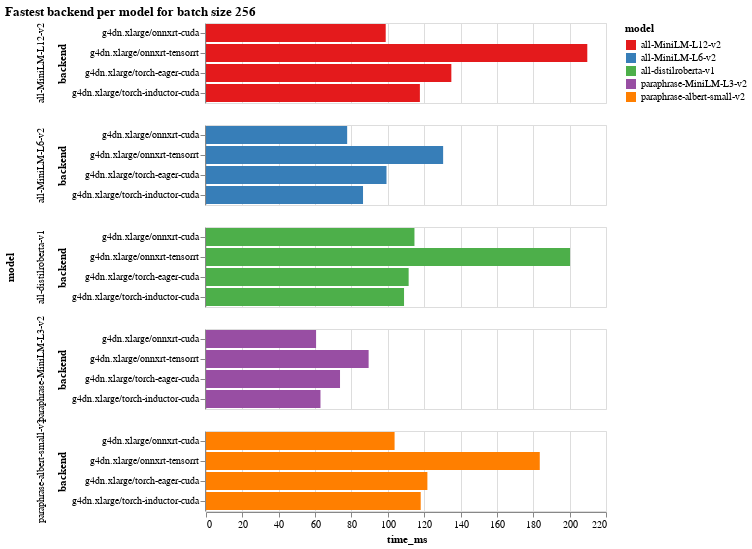

Notebook code cell kept with this figure:
### Code cell
df_256 = df[df['batch_size'] == 256]
df_256_cpu = df_256[df_256['backend'].str.contains('cpu') == False]
alt.Chart(df_256_cpu).mark_bar().encode(
    y='backend',
    x='time_ms',
    color='model',
    row='model',
).properties(title='Fastest backend per model for batch size 256'
).configure_range(
    category={'scheme': 'set1'}
)

### Figure 1 — Vega-Lite specification as saved in the notebook (floating-point values rounded to 4 significant figures)
{"$schema": "https://vega.github.io/schema/vega-lite/v4.17.0.json", "config": {"range": {"category": {"scheme": "set1"}}, "view": {"continuousHeight": 300, "continuousWidth": 400}}, "data": {"name": "data-9766763ced4986cc17ad1118f8dfa6b3"}, "datasets": {"data-9766763ced4986cc17ad1118f8dfa6b3": [{"backend": "g4dn.xlarge/onnxrt-cuda", "batch_size": 256, "dollar_cost_per_million_requests": 14.44, "model": "all-MiniLM-L12-v2", "time_ms": 98.84}, {"backend": "g4dn.xlarge/onnxrt-tensorrt", "batch_size": 256, "dollar_cost_per_million_requests": 30.64, "model": "all-MiniLM-L12-v2", "time_ms": 209.7}, {"backend": "g4dn.xlarge/torch-eager-cuda", "batch_size": 256, "dollar_cost_per_million_requests": 19.72, "model": "all-MiniLM-L12-v2", "time_ms": 134.9}, {"backend": "g4dn.xlarge/torch-inductor-cuda", "batch_size": 256, "dollar_cost_per_million_requests": 17.19, "model": "all-MiniLM-L12-v2", "time_ms": 117.6}, {"backend": "g4dn.xlarge/onnxrt-cuda", "batch_size": 256, "dollar_cost_per_million_requests": 11.34, "model": "all-MiniLM-L6-v2", "time_ms": 77.64}, {"backend": "g4dn.xlarge/onnxrt-tensorrt", "batch_size": 256, "dollar_cost_per_million_requests": 19.06, "model": "all-MiniLM-L6-v2", "time_ms": 130.4}, {"backend": "g4dn.xlarge/torch-eager-cuda", "batch_size": 256, "dollar_cost_per_million_requests": 14.5, "model": "all-MiniLM-L6-v2", "time_ms": 99.27}, {"backend": "g4dn.xlarge/torch-inductor-cuda", "batch_size": 256, "dollar_cost_per_million_requests": 12.62, "model": "all-MiniLM-L6-v2", "time_ms": 86.36}, {"backend": "g4dn.xlarge/onnxrt-cuda", "batch_size": 256, "dollar_cost_per_million_requests": 16.75, "model": "all-distilroberta-v1", "time_ms": 114.7}, {"backend": "g4dn.xlarge/onnxrt-tensorrt", "batch_size": 256, "dollar_cost_per_million_requests": 29.26, "model": "all-distilroberta-v1", "time_ms": 200.2}, {"backend": "g4dn.xlarge/torch-eager-cuda", "batch_size": 256, "dollar_cost_per_million_requests": 16.29, "model": "all-distilroberta-v1", "time_ms": 111.5}, {"backend": "g4dn.xlarge/torch-inductor-cuda", "batch_size": 256, "dollar_cost_per_million_requests": 15.91, "model": "all-distilroberta-v1", "time_ms": 108.9}, {"backend": "g4dn.xlarge/onnxrt-cuda", "batch_size": 256, "dollar_cost_per_million_requests": 15.15, "model": "paraphrase-albert-small-v2", "time_ms": 103.7}, {"backend": "g4dn.xlarge/onnxrt-tensorrt", "batch_size": 256, "dollar_cost_per_million_requests": 26.82, "model": "paraphrase-albert-small-v2", "time_ms": 183.6}, {"backend": "g4dn.xlarge/torch-eager-cuda", "batch_size": 256, "dollar_cost_per_million_requests": 17.79, "model": "paraphrase-albert-small-v2", "time_ms": 121.8}, {"backend": "g4dn.xlarge/torch-inductor-cuda", "batch_size": 256, "dollar_cost_per_million_requests": 17.25, "model": "paraphrase-albert-small-v2", "time_ms": 118.1}, {"backend": "g4dn.xlarge/onnxrt-cuda", "batch_size": 256, "dollar_cost_per_million_requests": 8.846, "model": "paraphrase-MiniLM-L3-v2", "time_ms": 60.54}, {"backend": "g4dn.xlarge/onnxrt-tensorrt", "batch_size": 256, "dollar_cost_per_million_requests": 13.07, "model": "paraphrase-MiniLM-L3-v2", "time_ms": 89.45}, {"backend": "g4dn.xlarge/torch-eager-cuda", "batch_size": 256, "dollar_cost_per_million_requests": 10.77, "model": "paraphrase-MiniLM-L3-v2", "time_ms": 73.71}, {"backend": "g4dn.xlarge/torch-inductor-cuda", "batch_size": 256, "dollar_cost_per_million_requests": 9.199, "model": "paraphrase-MiniLM-L3-v2", "time_ms": 62.96}]}, "encoding": {"color": {"field": "model", "type": "nominal"}, "row": {"field": "model", "type": "nominal"}, "x": {"field": "time_ms", "type": "quantitative"}, "y": {"field": "backend", "type": "nominal"}}, "mark": "bar", "title": "Fastest backend per model for batch size 256"}
